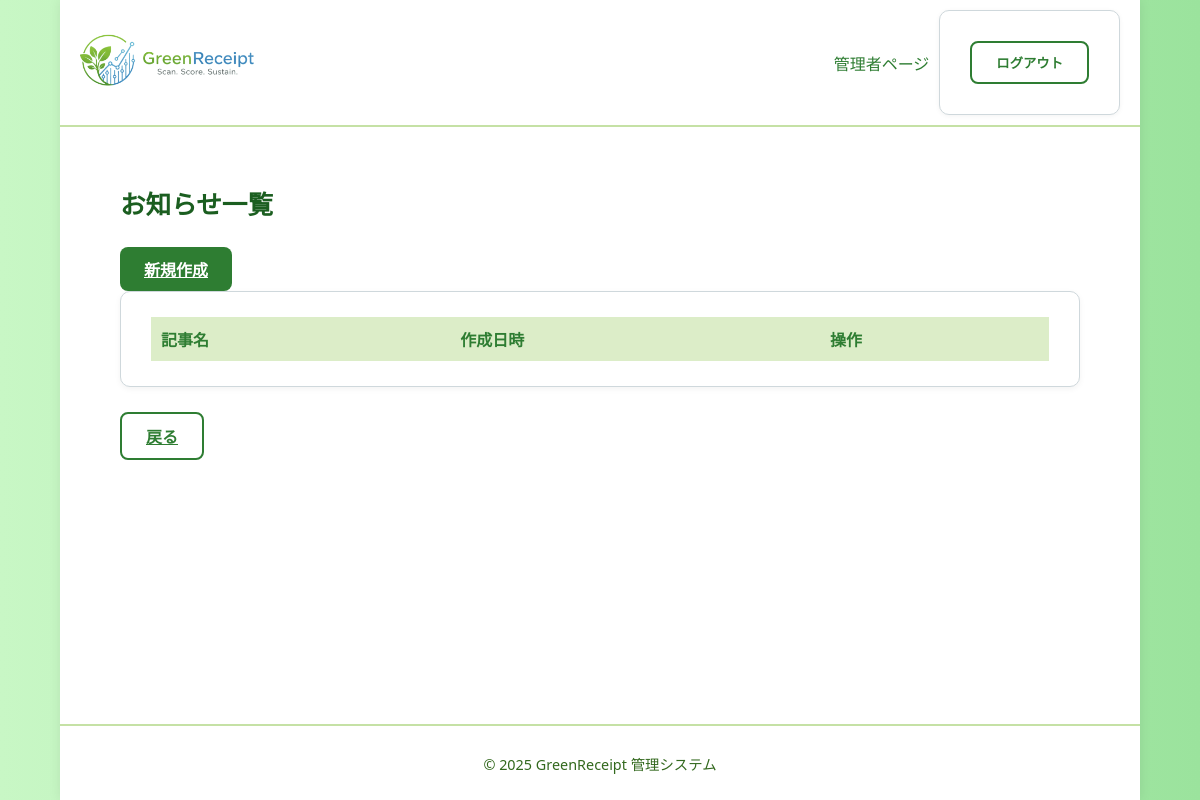
/staff/announcements/ (signed in), run on an earlier commit of the app's database.
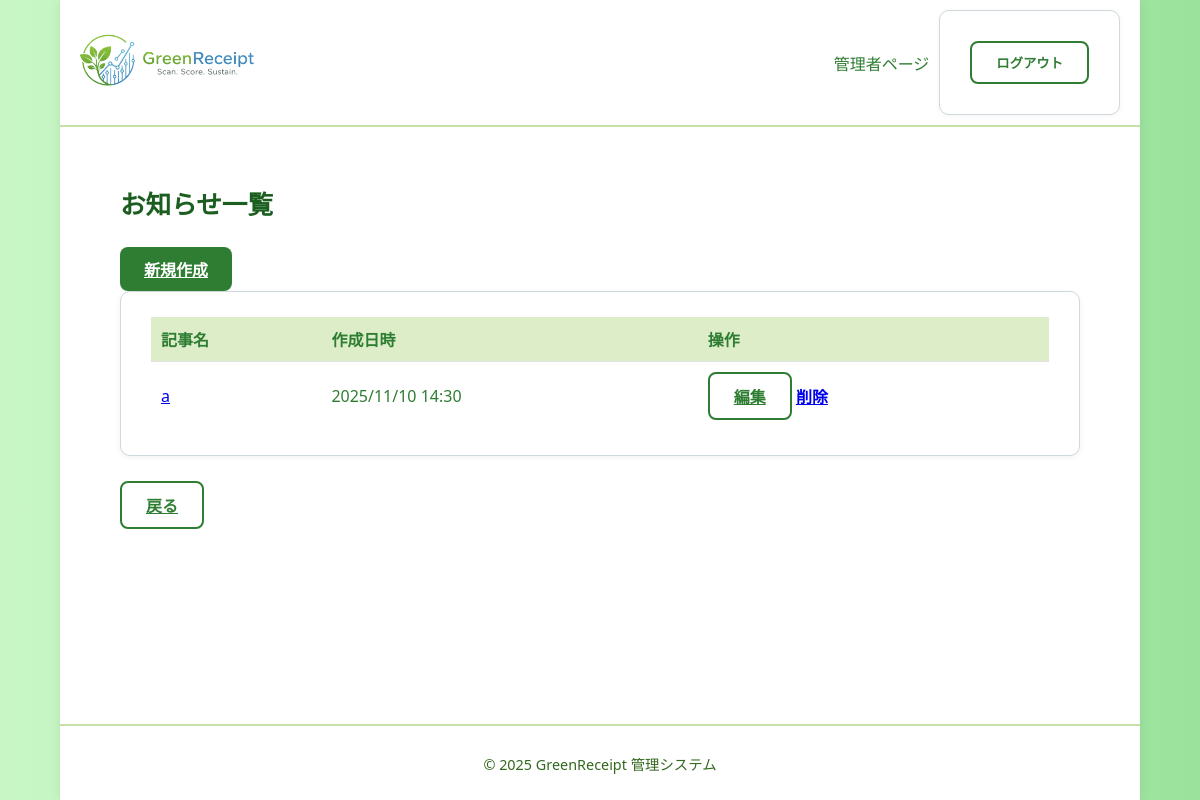
And on a later commit of the database.
### core/models.py (models this page shows, shortened)
class Announcement(models.Model):
    title = models.CharField(max_length=100, verbose_name='記事名')
    content = models.TextField(verbose_name='内容')
    image = models.ImageField(
        upload_to='announcements/', null=True, blank=True, verbose_name='画像')
    created_at = models.DateTimeField(auto_now_add=True, verbose_name='作成日時')
    class Meta:
        verbose_name = 'お知らせ'
        verbose_name_plural = 'お知らせ'

### core/views.py (the view)
# urls.py: path("staff/announcements/", views.announcement_list, name="announcement_list"),
@staff_member_required
def announcement_list(request):
    if request.user.role != 'admin':
        return redirect('core:staff_index')
    announcements = Announcement.objects.all().order_by('-created_at')
    context = {'announcements': announcements}
    return render(request, 'admin/announcement_list.html', context)

### core/templates/admin/announcement_list.html (shortened to what this page needs)
{% extends 'admin/admin_base.html' %}
{% block content %}
  <main class="dashboard-main">
    <div class="dashboard-container">
      <div class="d-flex justify-content-between align-items-center mb-3">
        <h1>お知らせ一覧</h1>
        <a href="{% url 'core:announcement_create' %}" class="btn btn-primary">新規作成</a>
      </div>
      <div class="card">
        <div class="card-body">
          <table class="table">
            <thead>
              <tr>
                <th>記事名</th>
                <th>作成日時</th>
                <th>操作</th>
              </tr>
            </thead>
            <tbody>
              {% for announcement in announcements %}
              <tr>
                <td><a href="{% url 'core:announcement_detail' announcement.id %}">{{ announcement.title }}</a></td>
                <td>{{ announcement.created_at|date:"Y/m/d H:i" }}</td>
                <td>
                  <a href="{% url 'core:announcement_update' announcement.id %}" class="btn btn-secondary btn-sm btn-action">編集</a>
                  <a href="{% url 'core:announcement_delete' announcement.id %}" class="btn btn-danger btn-sm btn-action">削除</a>
                </td>
              </tr>
              {% endfor %}
            </tbody>
          </table>
        </div>
      </div>
      <a href="{% url 'core:staff_index' %}" class="btn btn-secondary mt-3">戻る</a>
    </div>
  </main>
{% endblock %}

What changed in the data, as far as the page shows it:
added Announcement: title "a", created_at "2025/11/10 14:30"
